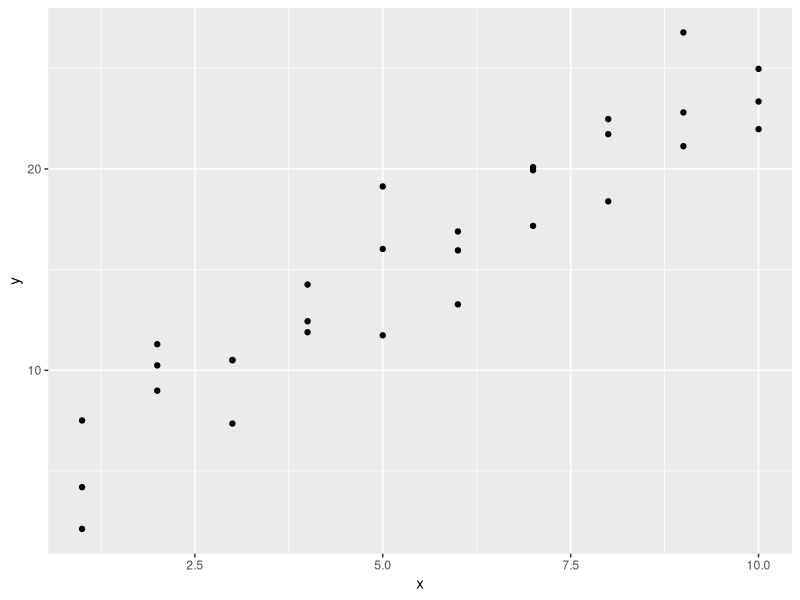
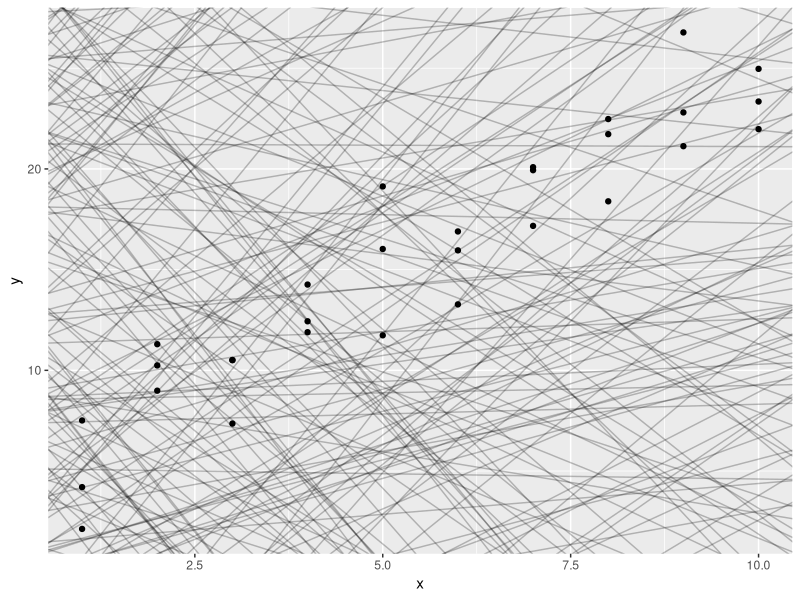
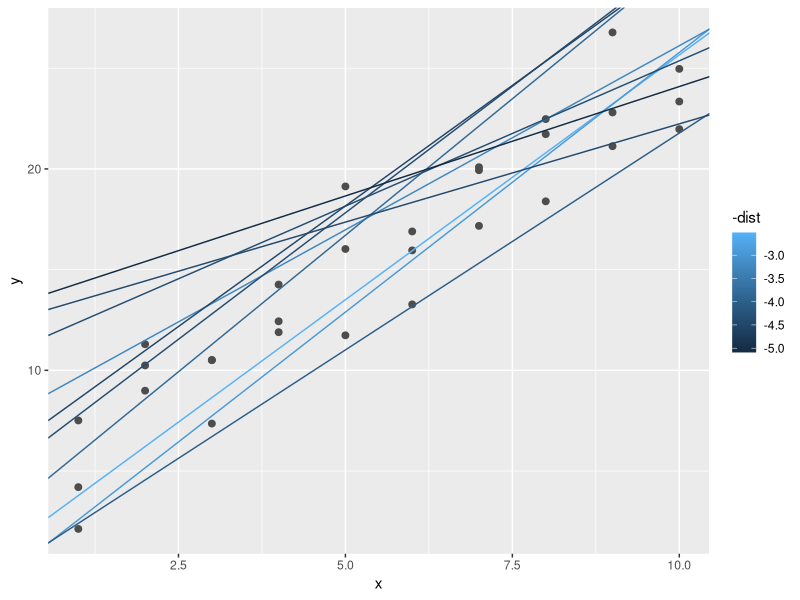
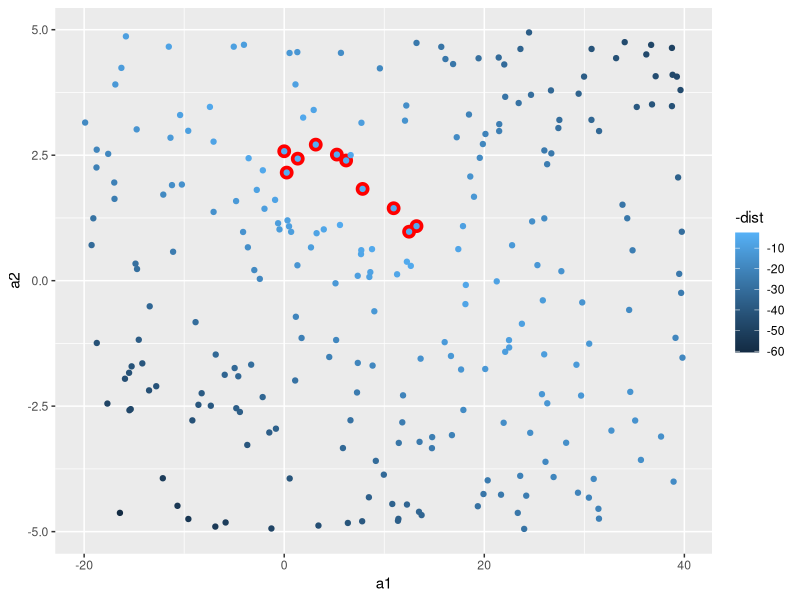
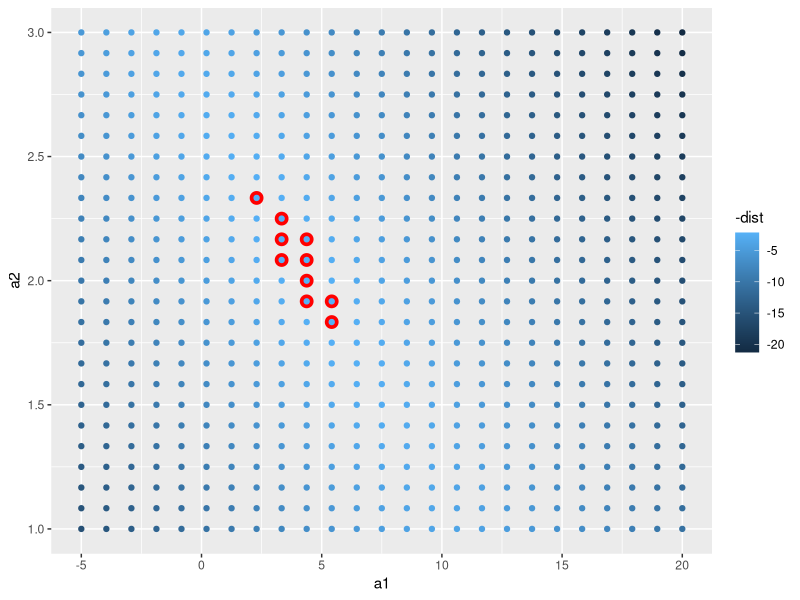
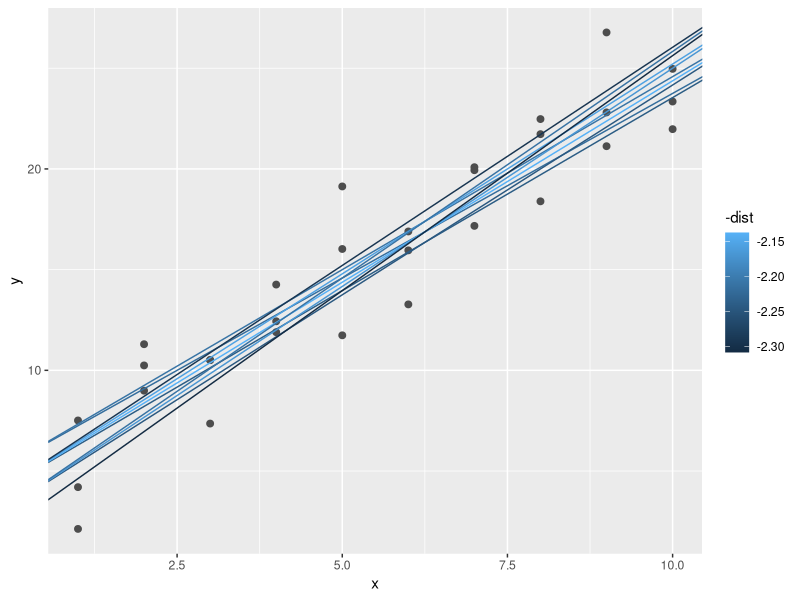
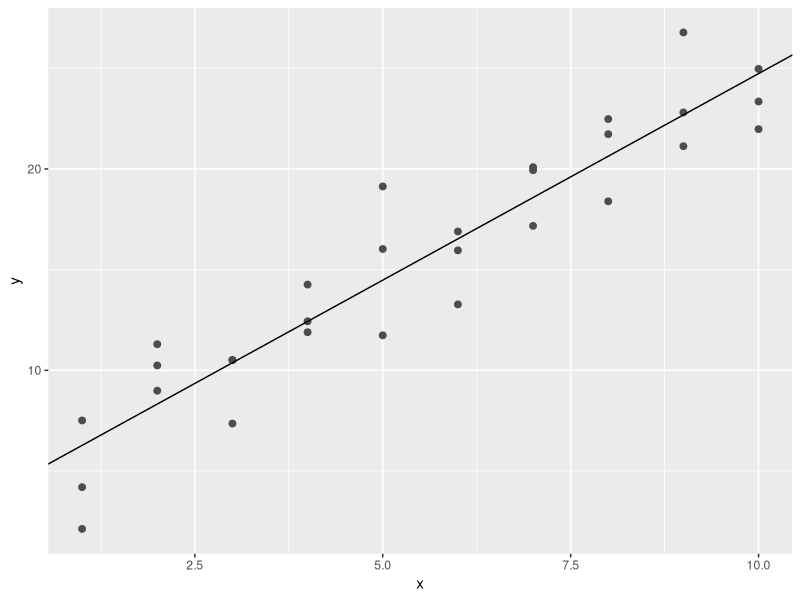
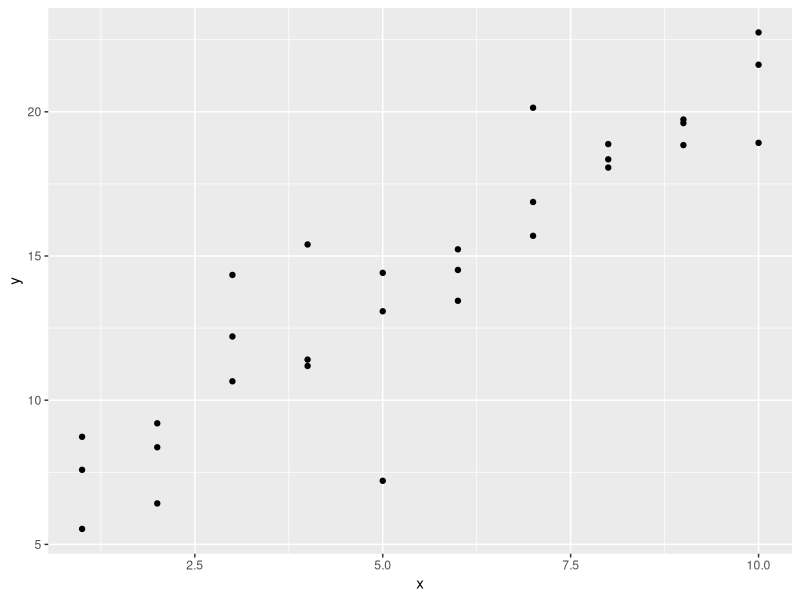

R code for these plots, in order: (Note: this script raises an error after producing the figures.)
#Workshop 11

# Interested in: Signal (pattern)
# Ignore: noise (random variation)

# Doing: Prediction (Supervised)
# Not Doing: data discovery (Unsupervised)

# Hypothesis generation, not Hypothesis confirmation

#1 Can use an observation for exploration, or confirmation, but not both

#2 Can use an observation as many times as you like for exploration, but
# can only use once for confirmation 
# (if you use it twice, you've switched to exploration)

#If serious about confirmation:
#with your data
#60% training data set
#20% query data set
#20% test (use once only)


#Model Basics ####

#Two parts to a model
#1 family of models y = a1 + a2*x
#   y and x are variables, a1 and a2 are parameters
#2 fitted model (best fit from the family)
#   y = 3 + 1.5*x

# fitted model is best by some criteria
# Is it a good model? Not necessarily
# Is it true?

# All models are wrong, but some are useful

#Prereqs

library(tidyverse)
library(modelr)
options(na.action = na.warn)

#Simple model

sim1

ggplot(sim1, aes(x = x, y = y))+
  geom_point()

#geom_abline()

models <- tibble(
  a1 = runif(250, -20, 40),
  a2 = runif(250, -5, 5)
)
models

ggplot(sim1, aes(x = x, y = y))+
  geom_point()+
  geom_abline(aes(intercept = a1, slope = a2), data = models, alpha = 0.25)


model1 <- function(a, data) {
  a[1] + data$x * a[2]
}

model1(c(2, 2), sim1)

# To get a summary of the distance, one option:
# Root mean square error

measure_distance <- function(mod, data) {
  diff <- data$y - model1(mod, data)
  sqrt(mean(diff ^ 2))
}

#helper function
sim1_dist <- function(a1, a2) {
  measure_distance(c(a1, a2), sim1)
}

models <- models %>% 
  mutate(dist = map2_dbl(a1, a2, sim1_dist)) %>% 
  arrange(dist)
models

#view lines over data
ggplot(sim1, aes(x = x, y = y))+
  geom_point(size = 2, colour = "grey30") +
  geom_abline(
    aes(intercept = a1, slope = a2, colour = -dist),
              data = filter(models, rank(dist) <= 10)
  )

#view parameter space
ggplot(models, aes(x = a1, y = a2)) +
  geom_point(data = filter(models, rank(dist) <= 10), 
             size = 4, colour = "red") +
  geom_point(aes(colour = -dist))
  
#grid search to finetune
grid <- expand.grid(
  a1 = seq(-5, 20, length = 25),
  a2 = seq(1, 3, length = 25)
  ) %>% 
  mutate(dist = map2_dbl(a1, a2, sim1_dist))
grid

grid %>% 
  ggplot(aes(x = a1, y = a2)) +
  geom_point(data = filter(grid, rank(dist) <= 10), 
             size = 4, colour = "red") +
  geom_point(aes(colour = -dist))

ggplot(sim1, aes(x = x, y = y))+
  geom_point(size = 2, colour = "grey30") +
  geom_abline(
    aes(intercept = a1, slope = a2, colour = -dist),
    data = filter(grid, rank(dist) <= 10)
  )


best <- optim(c(0, 0), measure_distance, data = sim1)
best$par


ggplot(sim1, aes(x, y)) + 
  geom_point(size = 2, colour = "grey30") + 
  geom_abline(intercept = best$par[1], slope = best$par[2])


#lm() does all the work for you (for linear models)
sim1_model <- lm(y ~ x, data = sim1)
coef(sim1_model)

#Ex 23.2.1
#q1
sim1a <- tibble(
  x = rep(1:10, each = 3),
  y = x * 1.5 + 6 + rt(length(x), df = 2)
)
sim1a
ggplot(sim1a, aes(x = x, y = y))+
  geom_point()

sim1a_model <- lm(y ~ x, data = sim1a)
coef(sim1a_model)


#Visualising models ####

#Predictions

grid <- sim1 %>%
  data_grid(x)
grid

grid <- grid %>% 
  add_predictions(sim1_model)
grid


ggplot(sim1, aes(x = x)) +
  geom_point(aes(y = y)) +
  geom_line(aes(y = pred), data = grid, 
            colour = "red", size = 1)

#residuals

sim1 <- sim1 %>% 
  add_residuals(sim1_model)
sim1

#plot freq polygon
ggplot(sim1, aes(x = resid)) +
  geom_freqpoly(binwidth = 0.5)

#plot residuals by x
ggplot(sim1, aes(x = x, y = resid)) +
  geom_ref_line(h = 0) +
  geom_point()

#Ex 23.3.3

ggplot(sim1, aes(x = x, y = y))+
  geom_point() +
  geom_smooth()

?geom_smooth


# Formulas and model families

#you type: y ~ x
# R thinks: y = a1 + a2 * x

#What does R assume model_matrix()

df <- tribble(
  ~y, ~x1, ~x2,
  4,    2,  5,
  5,    1,  6
)

#assumes intercept
model_matrix(df, y ~ x1)

#me no want intercept
model_matrix(df, y ~ x1 - 1)
model_matrix(df, y ~ x1 + 0)

#categorical variables

y ~ sex
y = a1 + a2 * sex # no worky, sex is a character
y = a1 + a2 * sex_male # now a binary variable

df <- tribble(
  ~ sex, ~ response,
  "male",    1,
  "female",  2,
  "male",    1
)
model_matrix(df, response ~ sex)

sim2

ggplot(sim2) +
  geom_point(aes(x = x, y = y))

mod2 <- lm(y~ x, data = sim2)

grid <- sim2 %>% 
  data_grid(x) %>% 
  add_predictions(mod2)
grid

ggplot(sim2, aes(x)) +
  geom_point(aes(y = y)) +
  geom_point(data = grid, aes(y = pred), 
             colour = "red", size = 4)

#continuous and categorical

sim3

ggplot(sim3, aes(x = x1, y = y))+
  geom_point(aes(colour = x2))

#two possible models
mod1 <- lm(y ~ x1 + x2, data = sim3) #independent effects
# y = a1 + a2 * x1 + a3 *x2
mod2 <- lm(y ~ x1 * x2, data = sim3) # Interaction terms
# y = a1 + a2 * x1 + a3 *x2 + a4 * x1 * x2

#two tricks to visualise these models
#1 two predictors, so give both to data_grid()
#2 to generate predictions from both models, 
#   use gather_predictons(_) (one prediction per row)

grid <- sim3 %>% 
  data_grid(x1, x2) %>% 
  gather_predictions(mod1, mod2)
grid


#both models visualised wit facetting
ggplot(sim3, aes(x = x1, y = y, colour = x2))+
  geom_point() +
  geom_line(data = grid, aes(y = pred)) +
  facet_wrap(~ model)


sim3 <- sim3 %>% 
  gather_residuals(mod1, mod2)

ggplot(sim3, aes(x1, resid, colour = x2)) + 
  geom_point() + 
  facet_grid(model ~ x2)


# two continuous variables
sim4
mod1 <- lm(y ~ x1 + x2, data = sim4) 
mod2 <- lm(y ~ x1 * x2, data = sim4)

grid <- sim4 %>% 
  data_grid(
    x1 = seq_range(x1, 5),
    x2 = seq_range(x2, 5)) %>% 
  gather_predictions(mod1, mod2)
grid

#seq_range() gives 5 equal poits over the range

# pretty = true
seq_range(c(0.0123, 0.923423), n = 5)
seq_range(c(0.0123, 0.923423), n = 5, pretty = TRUE)

#trim = 0.1 # if you dont want tail extremes
#expand = 0.1 # if you want to look further out


ggplot(grid, aes(x = x1, y = x2)) +
  geom_tile(aes(fill = pred)) +
  facet_wrap(~ model)
# I learnt nothing from that

#visualise by slices
ggplot(grid, aes(x = x1, y = pred, colour = x2, group = x2)) +
  geom_line() +
  facet_wrap(~ model)

ggplot(grid, aes(x = x2, y = pred, colour = x1, group = x1)) +
  geom_line() +
  facet_wrap(~ model)

#missing values

# other model family

##Generalised linear models
#    allows for non-continuous responses (binary, count)

##Generalised additive models
#    can incorporate arbitrary smooth functions

##Penalised linear models
#    adds a penalty term to the differences, 
#    penalise complex models

##Robust linear models
#    tweaks the distance function for large outliers 
#   (to reduce their impact) 

##Trees
#    very different, piecewise constant model
#    Used in aggregate Random forests, 
#    gradient boosting machines


#transformations

# log(y) ~ sqrt(x1) + x2
# log(y) = a1 + a2*sqrt(x1) + a3* x2

# certain math operations require the use of I()

df <- tribble(
  ~y, ~x,
  1,  1,
  2,  2, 
  3,  3
)

model_matrix(df, y ~ x^2 + x)

model_matrix(df, y ~ I(x^2) + x)


# y ~ x + I(x^2) + I(x^3) +.... #tedious

model_matrix(df, y ~ poly(x,2))

library(splines)
model_matrix(df, y ~ ns(x,2))

sim5 <- tibble(
  x = seq(0, 3.5 * pi, length = 50 ),
  y = 4 * sin(x) + rnorm(length(x))
)

ggplot(sim5, aes(x = x, y = y)) +
  geom_point()

mod1 <- lm(y ~ ns(x, 1), data = sim5)
mod2 <- lm(y ~ ns(x, 2), data = sim5)
mod3 <- lm(y ~ ns(x, 3), data = sim5)
mod4 <- lm(y ~ ns(x, 4), data = sim5)
mod5 <- lm(y ~ ns(x, 5), data = sim5)

grid <- sim5 %>% 
  data_grid(x = seq_range(x, n = 50, expand = 0.1)) %>% 
  gather_predictions(mod1, mod2, mod3, mod4, mod5, .pred = "y")

str_c("mod", 1:5)
mod1:mod5

ggplot(sim5, aes(x = x, y = y)) +
  geom_point() +
  geom_line(data = grid, colour = "red") +
  facet_wrap(~ model)
